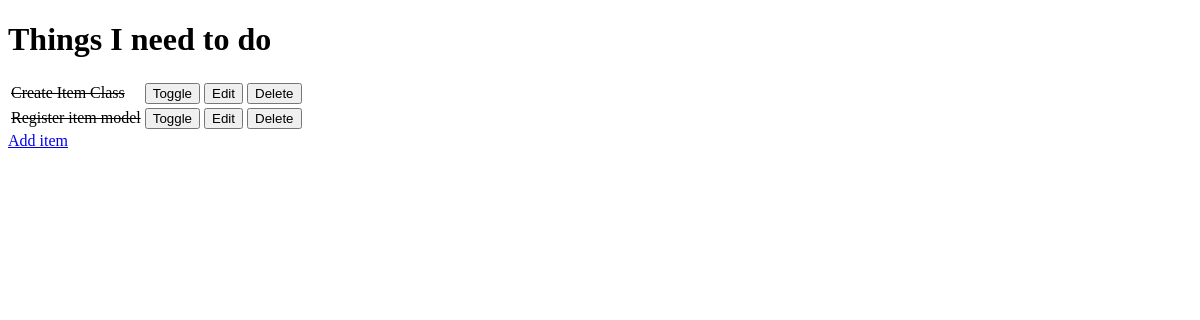
Before: / with the older database file.
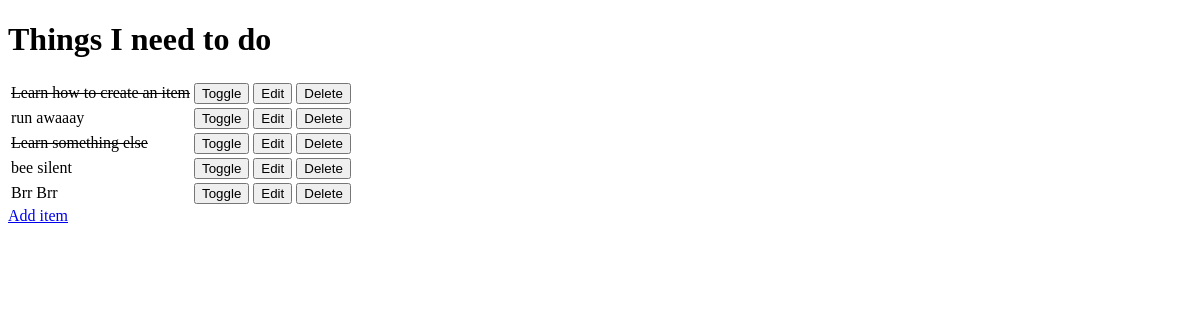
After: the same page with the newer database file.
### todo/models.py (models this page shows, shortened)
class Item(models.Model):
    name = models.CharField(max_length=50, null=False, blank=False)
    done = models.BooleanField(null=False, blank=False, default=False)

### todo/views.py (the view)
# urls.py: path('', views.get_todo_list, name='get_todo_list'),
def get_todo_list(request):
    items = Item.objects.all()
    context = {
        "items": items
    }
    return render(request, 'todo/todo_list.html', context)

### todo/templates/todo/todo_list.html (shortened to what this page needs)
<!DOCTYPE html>
<html lang="en">
<head>
</head>
<body>
    <h1>Things I need to do</h1>
    <table>
        {% for item in items %}
            <tr>
                {% if item.done %}
                    <td><strike>{{ item.name }}</strike></td>
                {% else %}
                    <td>{{ item.name }}</td>
                {% endif %}
                <td>
                    <a href="/toggle/{{ item.id }}">
                        <button>
                            Toggle
                        </button>
                    </a>
                </td>
                <td>
                    <a href="/edit/{{ item.id }}">
                        <button>
                            Edit
                        </button>
                    </a>
                </td>
                <td>
                    <a href="/delete/{{ item.id }}">
                        <button>
                            Delete
                        </button>
                    </a>
                </td>
            </tr>
        {% empty %}
            <tr><td>You have nothing to do.</td></tr>
        {% endfor %}
    </table>
    <a href="/add">Add item</a>
</body>
</html>

Changed rows visible on the page:
removed Item: name "Create Item Class"
removed Item: name "Register item model"
added Item: name "Learn how to create an item"
added Item: name "run awaaay"
added Item: name "Learn something else"
added Item: name "bee silent"
added Item: name "Brr Brr"
